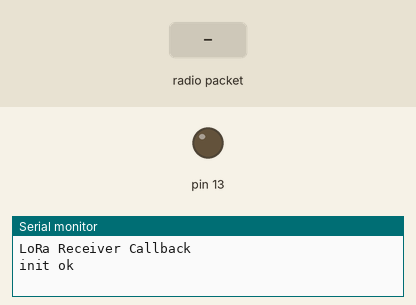
Bench run of a sketch on a simulated Arduino Uno, built for the host (arithmetic inside an expression is 32-bit, double 64-bit). On the bench: output pins drawn as LEDs (lit = HIGH), the last lines printed to the serial monitor. The inputs (shaded band) are chosen by the test bench. No radio packets arrive unless stated.

Above: at 7.7 s.
7.8 s: radio packet "5" arrives
At 8.5 s:
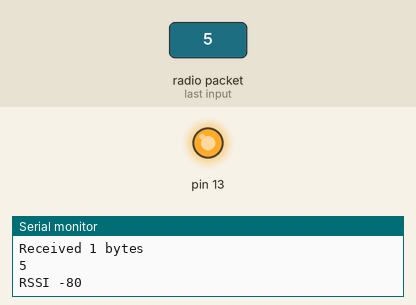
Timing chart, 0 to 10.8 s (numbered marks = the images above; inputs shaded):
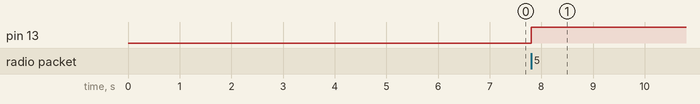

Measured:
- after the input at 7.8 s, pin 13: LOW → HIGH at once

The sketch:

receiverLoraTBEAM.ino
```cpp
#include <SPI.h>
#include <LoRa.h>
#include <Wire.h>
#include <string>


#define SCK     5    // GPIO5  -- SX1278's SCK
#define MISO    19   // GPIO19 -- SX1278's MISO
#define MOSI    27   // GPIO27 -- SX1278's MOSI
#define SS      18   // GPIO18 -- SX1278's CS
#define RST     14   // GPIO14 -- SX1278's RESET
#define DI0     26   // GPIO26 -- SX1278's IRQ(Interrupt Request)
#define BAND    915E6

String rssi = "RSSI --";
String packSize = "--";
String packet ;


void loraData(){

  Serial.println("Received " + packSize + " bytes");
  Serial.println(packet);
  Serial.println(rssi);

}

void cbk(int packetSize) {

  packet ="";
  packSize = String(packetSize,DEC);

  for (int i = 0; i < packetSize; i++)
    packet += (char) LoRa.read();

  if(packet.toInt() < 800)
    digitalWrite(13,HIGH);
  else
    digitalWrite(13,LOW);

  rssi = "RSSI " + String(LoRa.packetRssi(), DEC);
  loraData();

}

void setup() {

  pinMode(13,OUTPUT);
  pinMode(14,OUTPUT);

  Serial.begin(115200);
  while (!Serial);
  Serial.println();
  Serial.println("LoRa Receiver Callback");
  SPI.begin(SCK,MISO,MOSI,SS);
  LoRa.setPins(SS,RST,DI0);
  delay(5000);
  if (!LoRa.begin(915E6)) {
    Serial.println("Starting LoRa failed!");
    while (1);
  }
  //LoRa.onReceive(cbk);
  LoRa.receive();
  Serial.println("init ok");

  delay(1500);
}

void loop() {

  int packetSize = LoRa.parsePacket();

  if (packetSize)
    cbk(packetSize);

  delay(10);

}
```
